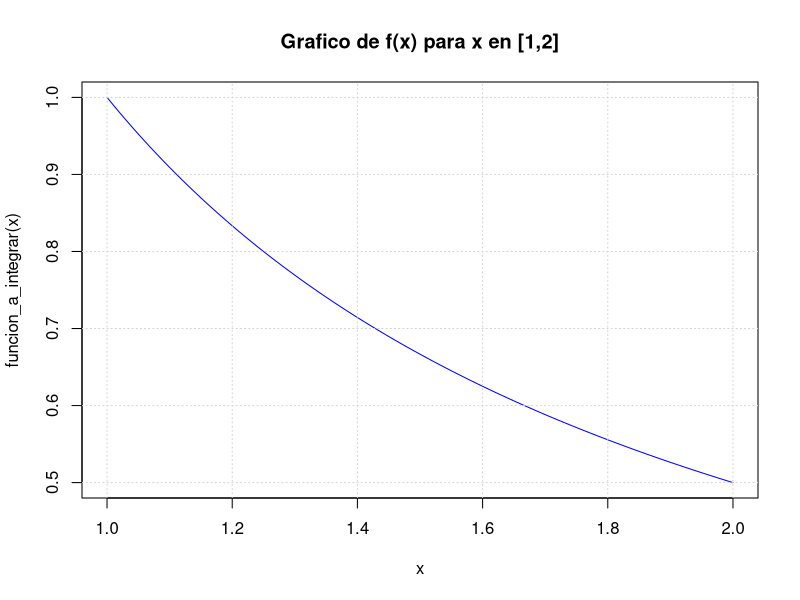
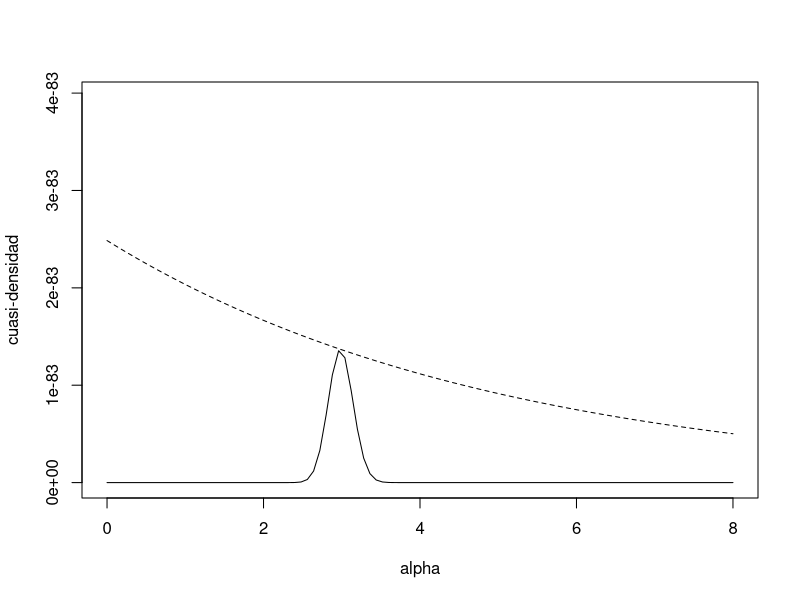
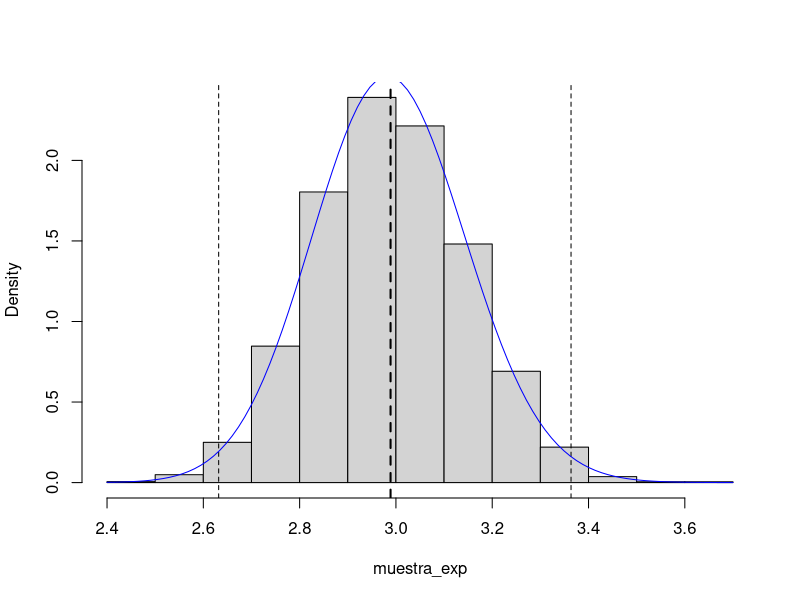
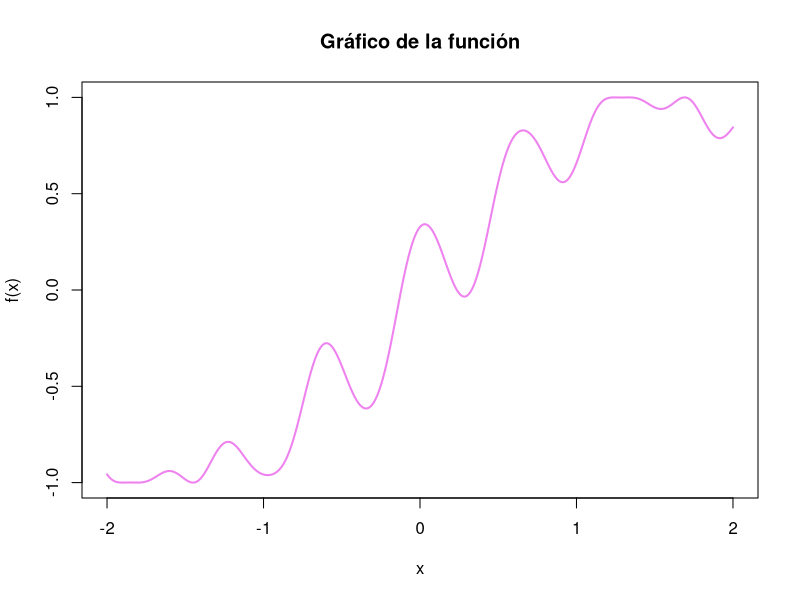
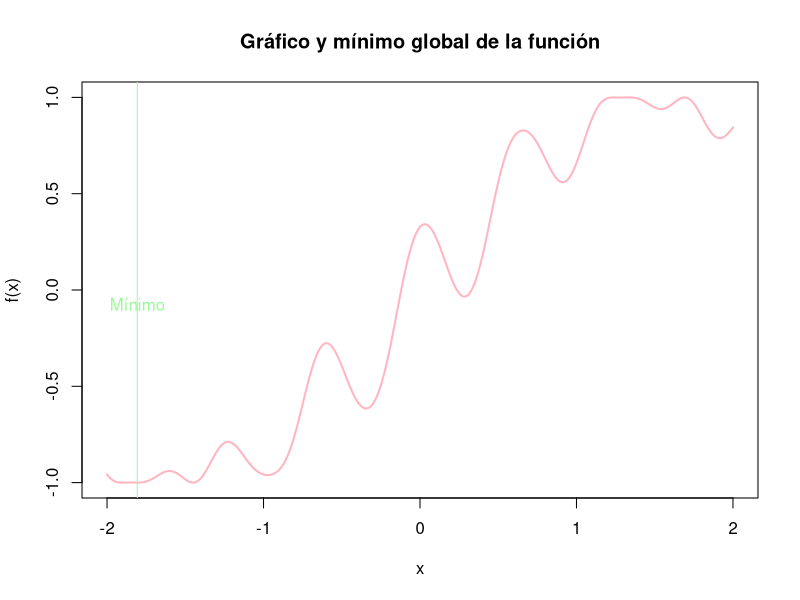
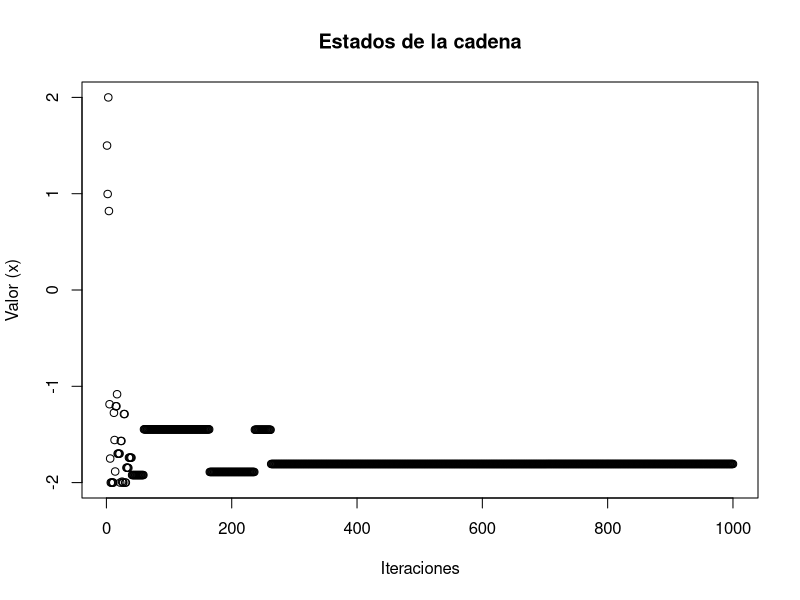
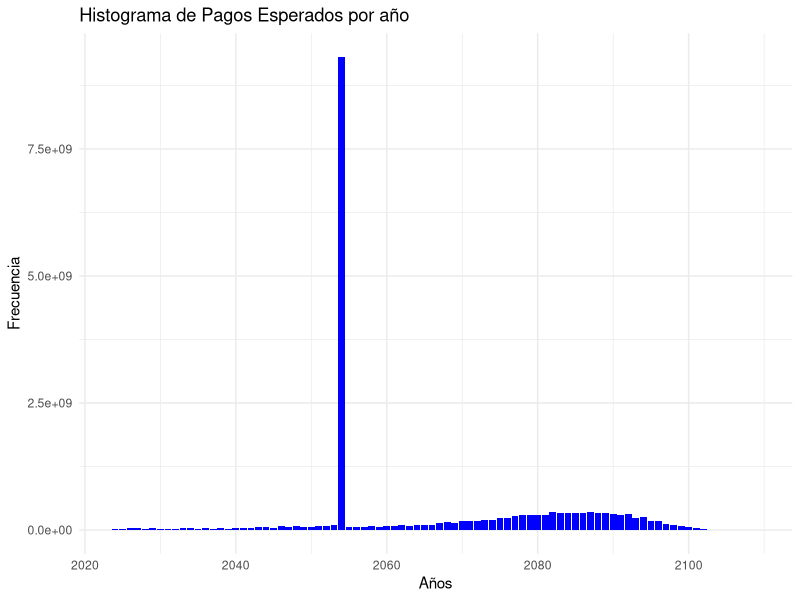
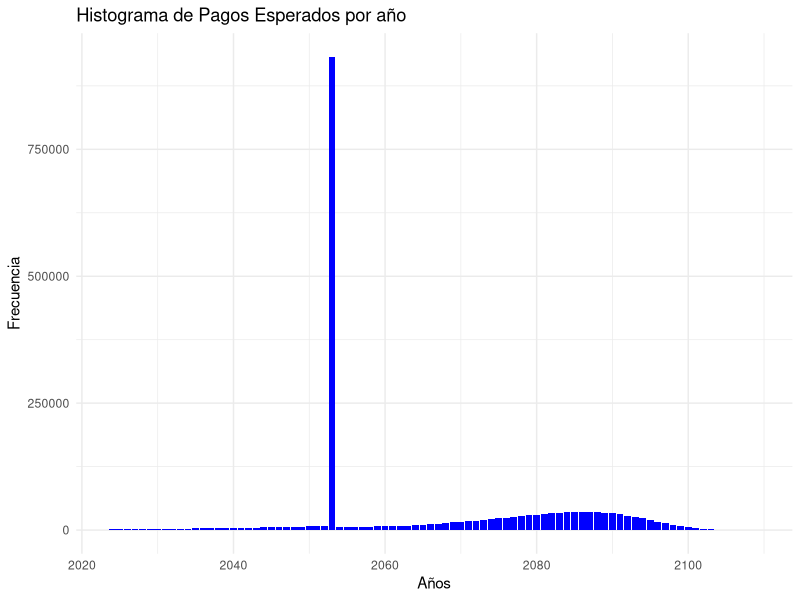

These figures' R source, in order:
## ---- chunk 1
knitr::opts_chunk$set(echo = TRUE)
## ---- chunk 2
library(tidyverse)
library(readxl)

set.seed(2901)
## ---- chunk 3
funcion_a_integrar <- Vectorize(function(x) 1/x)
## ---- chunk 4
muestra <- runif(10^6, min = 1, max = 2)


curve(funcion_a_integrar, 1, 2, col = "blue", lwd = 1,
      main = "Grafico de f(x) para x en [1,2]")
grid()
## ---- chunk 5
muestra_evaluada <- funcion_a_integrar(muestra)
## ---- chunk 6
ln_2_estimado <- mean(muestra_evaluada)
ln_2_real <- log(2)
## ---- chunk 7
{cat("Estimación: ", ln_2_estimado, "\n")
 cat("Valor real: ", ln_2_real, "\n")
 cat("Error absoluto: ", abs(ln_2_estimado - ln_2_real))}
## ---- chunk 8

#--Estimación de función de distribución mediante integración por Montecarlo--

set.seed(2901)
n <- 10^4 #tamaño de la muestra

X <- rnorm(n, 0.5, sqrt(0.5))

f <- dnorm(X, 0.5, sqrt(0.5))

valor_estimado_1 <- mean(f)

valor_real <- pnorm(-5, 0.5, sqrt(0.5))

comparacion <- data.frame("Estimación" = valor_estimado_1, 
                          "Valor real" = valor_real)

print(comparacion)
## ---- chunk 9

#--Estimación de función de distribución mediante Muestreo por Importancia--

A <- rexp(n)+6 #datos aleatorios mayores a 6 con distribución exponencial

w <- dnorm(A, 0.5, sqrt(0.5)) / dexp(A-6)

valor_estimado <- mean(w)

resumen <- data.frame("Estimación" = valor_estimado, "Valor real" = valor_real)

print(resumen)
## ---- chunk 10
error_absoluto <- abs(valor_estimado-valor_real)
print(error_absoluto)
## ---- chunk 11
BD <- read.csv("muestraGamma.csv")
X_i <- BD$x

f_verosimilitud <- Vectorize(function(a) prod(dgamma(X_i, a, 1)))
## ---- chunk 12
maximizacion <- optimize(f = f_verosimilitud, int = range(X_i), maximum = TRUE)
a_estimado <- maximizacion$maximum

# Se muestra el valor estimado de alpha.
cat("Estimación de alpha: ", a_estimado)
## ---- chunk 13
c <- maximizacion$objective
## ---- chunk 14
f_cuasi <- function(a) f_verosimilitud(a)*dexp(a, 0.2)

# Gráfico ilustrativo.
curve(c * dexp(x, 0.2), xlim = c(0, 8), ylim = c(0, c/pi), lty = 2,
      xlab = "alpha", ylab = "cuasi-densidad")
curve(f_cuasi, add = TRUE)
## ---- chunk 15
n_sim <- 10^4
n_gen <- n_sim
U <- runif(n_sim)
## ---- chunk 16
muestra_exp <- rexp(n_sim, 0.2)
muestra_exp_evaluada <- f_verosimilitud(muestra_exp)
## ---- chunk 17
for(i in 1:10^4){
  while((U[i]*c) > muestra_exp_evaluada[i]){
    U[i]=runif(1)
    muestra_exp[i]=rexp(1, 0.2)
    muestra_exp_evaluada[i]<-f_verosimilitud(muestra_exp[i])
    n_gen=n_gen+1}
}
## ---- chunk 18
{cat("Número de generaciones = ", n_gen)
  cat("\nNúmero medio de aceptados = ", n_gen/n_sim)
  cat("\nProporción de rechazos = ", 1-n_sim/n_gen, "\n")}
## ---- chunk 19
v_ajuste <- c*n_sim/n_gen
f_cuasi_ajustada <- function(rex) f_cuasi(rex)/v_ajuste
## ---- chunk 20
IC <- quantile(muestra_exp, c(0.01, 0.99))
print(IC)
## ---- chunk 21
hist(muestra_exp, freq = FALSE, main = "")
abline(v = mean(muestra_exp), lty = 2, lwd = 2) 
abline(v = IC, lty = 2)
curve(f_cuasi_ajustada, col = "blue", add = TRUE)
## ---- chunk 22
{cat("Diferencia absoluta entre alpha = 3 y estimación: ", 
     abs(3 - a_estimado), "\n")
 cat("Diferencia absoluta entre alpha = 3 y media: ", 
     abs(3 - mean(muestra_exp)))}
## ---- chunk 23
fx <- function(x){sin(x + (cos(10*x)/3))} 
curve(fx,col="violet",lwd=2,from=-2,to = 2,n=1000,ylab="f(x)")
title("Gráfico de la función")
## ---- chunk 24
recalentamiento_simulado <- function(f,alpha=0.5,s0=0,niter,mini=-Inf,maxi=Inf){ 
  s_n <- s0 
  estados <- rep(0,niter) 
  iter_count <- 0 
  
  for(k in 1:niter){ 
    estados[k]<-s_n 
    T <- (1-alpha)^k
    s_new <- rnorm(1,s_n,1)
    
    if(s_new<mini){
      s_new <- mini
    } 
    
    if(s_new>maxi){
      s_new <- maxi
    } 
    
    dif <- f(s_new)-f(s_n)
    
    if(dif< 0){ 
      s_n <- s_new 
    } else { 
        random <- runif(1,0,1) 
        
        if(random <exp(-dif/T)){ 
          s_n <- s_new 
        } 
        
    } 
    
    iter_count <- iter_count +1
    
  }
  
  return(list(r=s_n,e=estados)) 
}

Resultado <- recalentamiento_simulado(fx,0.1,1.5,1000,-2,2) 
Resultado$r
## ---- chunk 25
curve(fx,col="#FFB6C1",lwd=2,from=-2,to = 2,n=1000,ylab="f(x)")
title("Gráfico y mínimo global de la función")
abline(v=Resultado$r,col="#98FB98")
text(Resultado$r, 0, "Mínimo", pos = 1, col = "#98FB98")
## ---- chunk 26
plot(Resultado$e, xlab = "Iteraciones", ylab = "Valor (x)", 
     main = "Estados de la cadena")
## ---- chunk 27
#Se carga la base de datos
tabla_vida <- read_excel("tavid2000-2150.xls",
                         col_types = "numeric")

#Se filtra la base de datos para obtener los datos de un hombre nacido en 1994 
#con edades mayor o igual a 30

datos <- subset(tabla_vida, sex == 1 & ynac == 1994 & edad >=30, 
                select = c(edad,qx, year))

## ---- chunk 28
#Se obtienen las probabilidades de sobrevivencia

px <- 1- datos$qx

#Se añaden las probabilidades de sobrevivencia a la base datos
datos$px <- px
## ---- chunk 29

suma_asegurada_1 <- 10^6
suma_asegurada_2 <- 2*10^6

#--------------------MCMC---------------------------------|   

#Se simulan diversas trayectorias de vida de la persona
set.seed(2901)
iteraciones=10^4
n=length(px)
pago <- rep(0, 86)

for (i in 1:iteraciones) {
  U <- runif(n)  # Se toman como probabilidades de muerte
  t <- 1
  cont <- 1
  
  #Determinación del año de fallecimiento
  while (t == 1) {
    if (U[cont] < px[cont]) {
      cont <- cont + 1
    } else {
      t <- 0
    }
  }
  año_fallecimiento <- cont - 1
  
  #Asignar los pagos correspondientes al año de fallecimiento
  if (año_fallecimiento < 30) {
    pago[año_fallecimiento + 1] <- pago[año_fallecimiento + 1]+suma_asegurada_2 
  } else if (año_fallecimiento ==30) {
    pago[31] <- pago[31]+ suma_asegurada_1
  }else {
    pago[31] <- pago[31] + suma_asegurada_1 
    pago[año_fallecimiento + 1] <- pago[año_fallecimiento + 1]+suma_asegurada_1
  }
}

resultado <- data.frame("Años pago"= datos$year, "Pago" = pago)

## ---- chunk 30
ggplot(data = resultado, aes(x = Años.pago, y = Pago)) +  
  geom_bar(stat = "identity", fill = "blue") +  
  labs(title = "Histograma de Pagos Esperados por año", x = "Años", 
       y = "Frecuencia")+
  theme_minimal()
## ---- chunk 31
#----- Método determinista-----------------------------------------------------|

qx<- datos$qx

#Se crea una función que obtiene n_p_30(probabilidad de sobrevivencia acumulada)
n_p_30 <- c(0)

n_p_30_function <- function(px) {

  for (i in 1:length(px)) {
    resultado <-1
    for(j in 1: i){
      resultado <- resultado*px[j]
    }
    
    n_p_30[i] <- resultado
  }
  
  return(n_p_30)
}

n_p_30 <- n_p_30_function(px)

datos$n_p_30 <- n_p_30 


#se calculan los pagos esperados para cada año
pago_esperado <- c(0)
pago_esperado[1] <- suma_asegurada_2*qx[1]

#caso fallecimiento antes de los 60 años
for (i in 2: 29 ) {
    pago_esperado[i] <- suma_asegurada_2*n_p_30[i-1]*qx[i]
}

#caso sobrevive a los 60 años

pago_esperado[30] <-suma_asegurada_1*n_p_30[30]

#caso fallecimiento después de los 60 años

for (i in 1: (length(px)-30)) {
  pago_esperado[30+i] <- suma_asegurada_1*n_p_30[30+i-1]*qx[30+i]
}

resultado_determinista <- data.frame("Años pago"= datos$year,
                                     "Pago" = pago_esperado)
 
ggplot(data = resultado_determinista, aes(x = Años.pago, y = Pago)) +  
  geom_bar(stat = "identity", fill = "blue") +  
  labs(title = "Histograma de Pagos Esperados por año", x = "Años",
       y = "Frecuencia")+
  theme_minimal()
